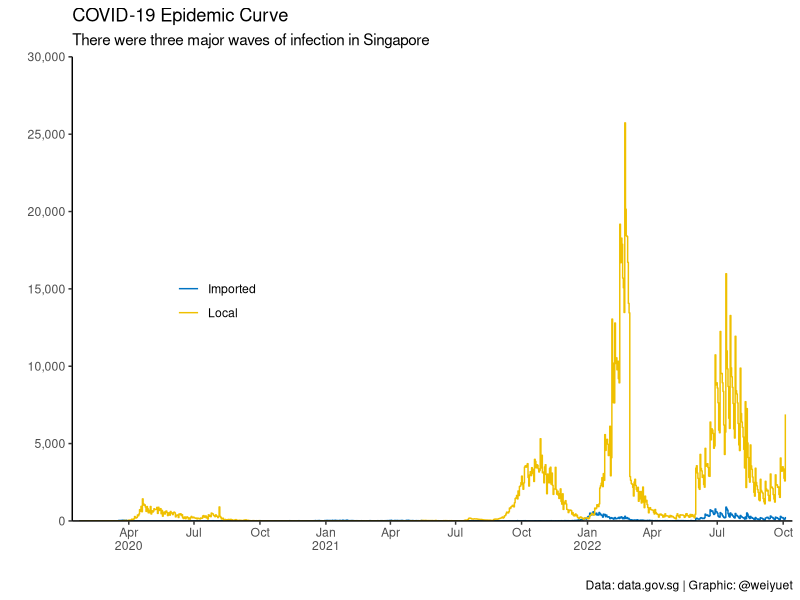
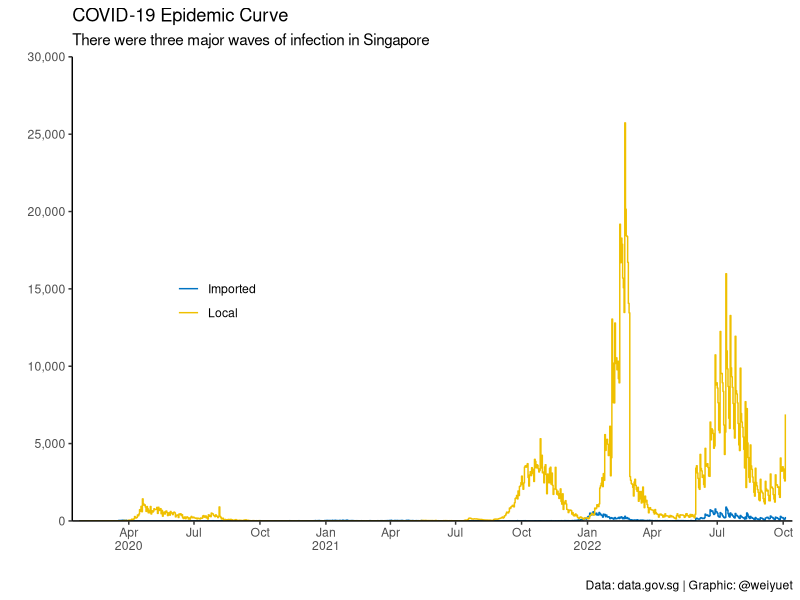

The R script that drew these images, in order:
# Setup
library(tidyverse)
library(scales)
library(glue)
library(ggsci)

# Load data
epidemic_curve <- read_csv("data/singapore/covid-19-case-numbers/epidemic-curve.csv")

# Visualize
epidemic_curve %>% 
  ggplot(aes(x = date, y = value, colour = type)) +
  geom_step() +
  scale_x_date(expand = c(0.01, 0),
               labels = label_date_short(),
               date_breaks = "3 months") +
  scale_y_continuous(expand = c(0, 0),
                     labels = label_number(big.mark = ","),
                     limits = c(0, 30000),
                     breaks = seq(0, 30000, 5000)) +
  scale_colour_jco() +
  theme_classic() +
  theme(legend.position = c(0.2, 0.5)) +
  labs(x = "", y = "",
       colour = "",
       title = "COVID-19 Epidemic Curve",
       subtitle = "There were three major waves of infection in Singapore",
       caption = "Data: data.gov.sg | Graphic: @weiyuet")

ggsave("figures/covid-epidemic-curve-sg.png", width = 8, height = 4.5)
